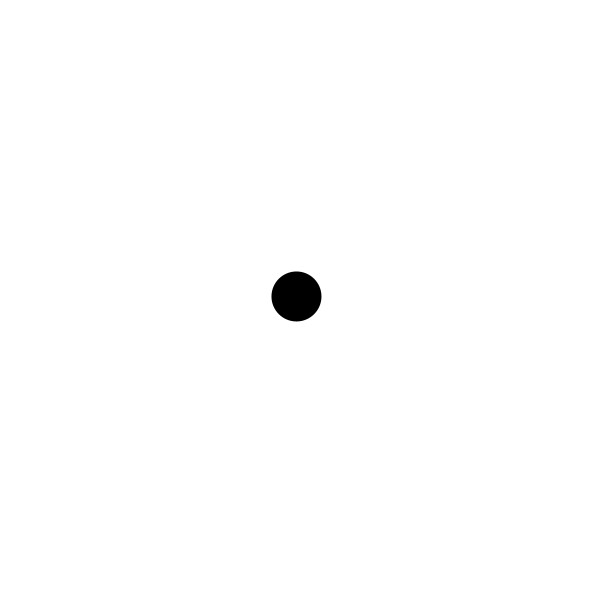
Frame 1 (no input)
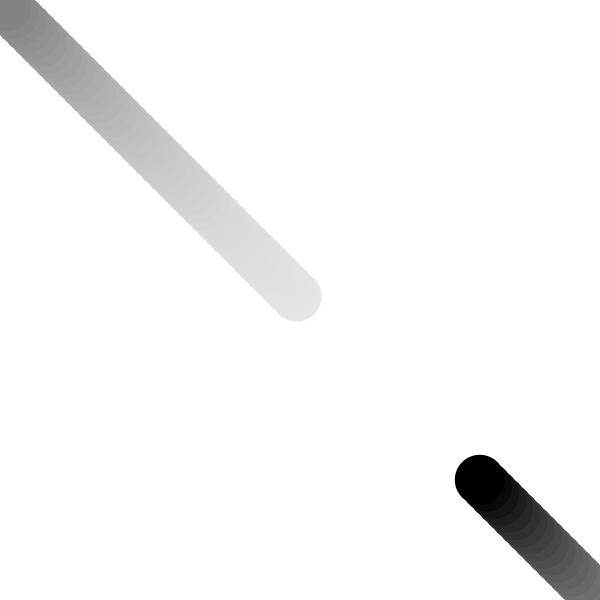
Frame 60 (the mouse pressed at the canvas centre just before this capture)
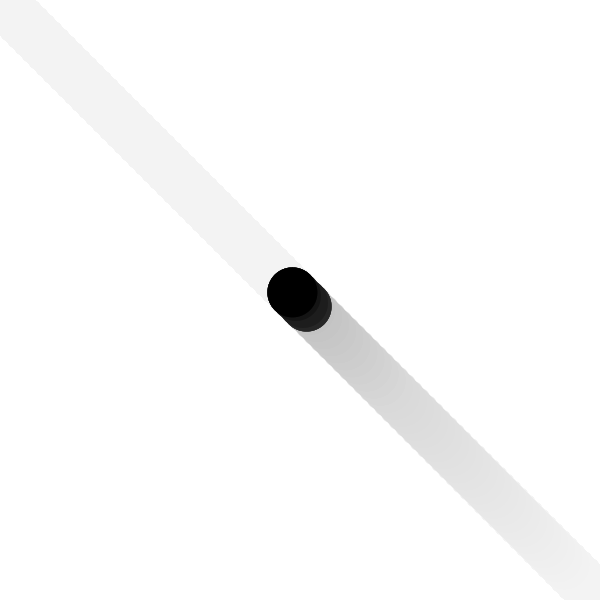
Frame 120 (the mouse held since frame 60 and released just before this capture)

The Processing sketch that drew these frames (run headless with seeded random() and noise(); from frame 60 on, the mouse is pressed at the canvas centre):

// Processing sketch: noc_vector004
// ── noc_vector004.pde
Ball b;

void setup(){
  size(600, 600);
  background(255);
  noStroke();
  b = new Ball(50);
}

void draw(){
  // 背景
  fill(255, 255, 255, 10);
  rect(0, 0, width, height);
  
  // 円
  b.update();
  b.checkEdges();
  b.display();
}

class Ball{
  int r, top;
  PVector loc;
  PVector vel;
  PVector acc;
  
  Ball(int _r){
    r = _r;
    top = 10;
    loc = new PVector(width/2, height/2);
    vel = new PVector(0, 0);
    acc = new PVector(0, 0);  
  }
  
  void update(){
    PVector mouse = new PVector(mouseX, mouseY);
    PVector dir = PVector.sub(mouse, loc);
    dir.normalize();
    dir.mult(5);
    acc = dir;
    vel.add(acc);
    vel.limit(top);
    loc.add(vel);
  }
  
  void display(){
    fill(0);
    ellipse(loc.x, loc.y, r, r);
  }
  
  void checkEdges(){
    if(loc.x > width){
      loc.x = 0;
    } else if(loc.x < 0){
      loc.x = width;
    }
    if(loc.y > height){
      loc.y = 0;
    } else if(loc.y < 0){
      loc.y = height;
    }
    
  }
}
